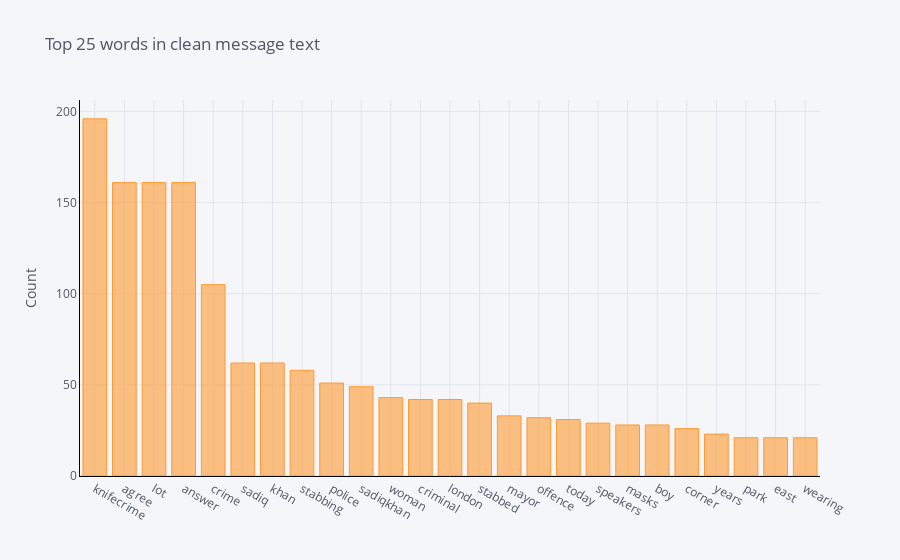
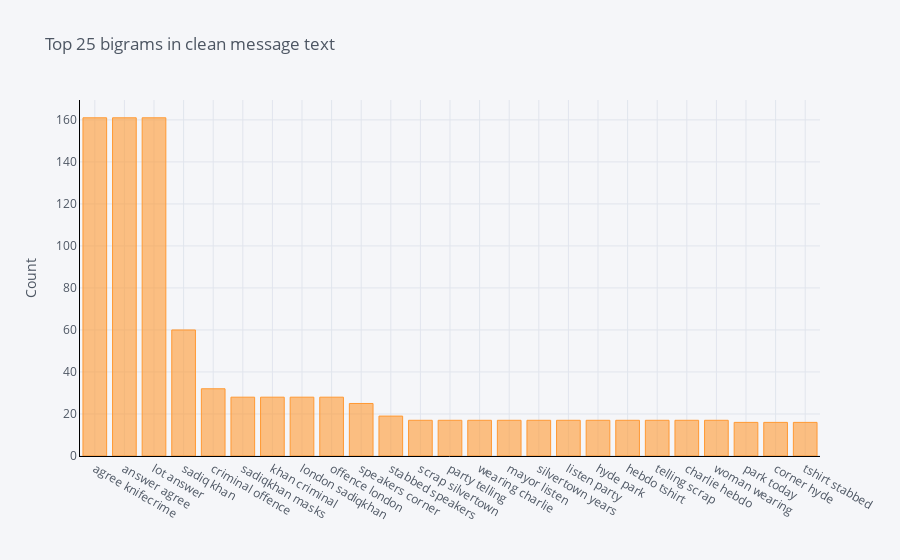
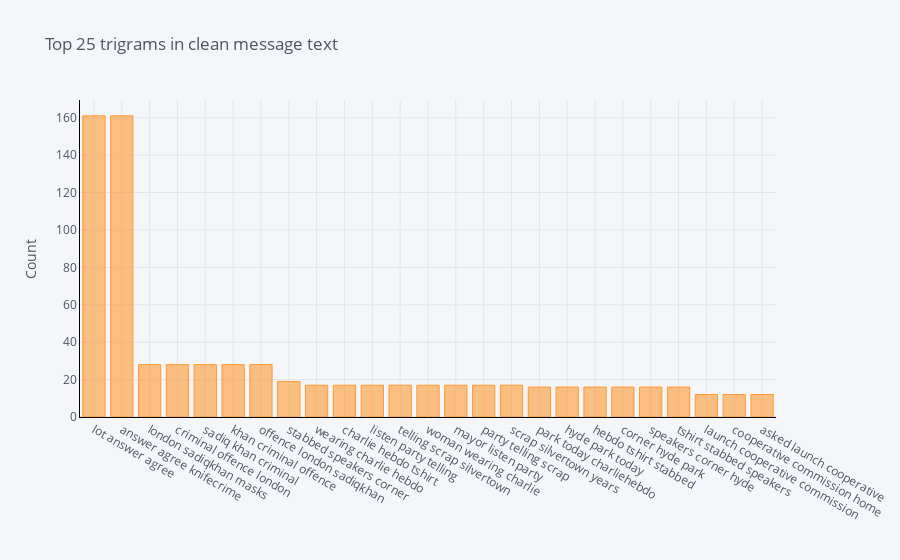

Source (notebook cell) for these figures, in order:
### Code cell
tw_nlp.plot_ngrams(pruned_tweets[pruned_tweets.target==1], 'Clean_MessageText')

### Figure 1 — Plotly figure (JSON) as saved in the notebook; plotly's stock layout.template omitted (floating-point values rounded to 4 significant figures)
{"data": [{"marker": {"color": "rgba(255, 153, 51, 0.6)", "line": {"color": "rgba(255, 153, 51, 1.0)", "width": 1}}, "name": "count", "orientation": "v", "text": "", "type": "bar", "x": ["knifecrime", "agree", "lot", "answer", "crime", "sadiq", "khan", "stabbing", "police", "sadiqkhan", "woman", "criminal", "london", "stabbed", "mayor", "offence", "today", "speakers", "masks", "boy", "corner", "years", "park", "east", "wearing"], "y": [196, 161, 161, 161, 105, 62, 62, 58, 51, 49, 43, 42, 42, 40, 33, 32, 31, 29, 28, 28, 26, 23, 21, 21, 21]}], "layout": {"legend": {"bgcolor": "#F5F6F9", "font": {"color": "#4D5663"}}, "paper_bgcolor": "#F5F6F9", "plot_bgcolor": "#F5F6F9", "title": {"font": {"color": "#4D5663"}, "text": "Top 25 words in clean message text"}, "xaxis": {"gridcolor": "#E1E5ED", "linecolor": "black", "showgrid": true, "tickfont": {"color": "#4D5663"}, "title": {"font": {"color": "#4D5663"}, "text": ""}, "zerolinecolor": "#E1E5ED"}, "yaxis": {"gridcolor": "#E1E5ED", "linecolor": "black", "showgrid": true, "tickfont": {"color": "#4D5663"}, "title": {"font": {"color": "#4D5663"}, "text": "Count"}, "zerolinecolor": "#E1E5ED"}}}

### Figure 2 — Plotly figure (JSON) as saved in the notebook; plotly's stock layout.template omitted (floating-point values rounded to 4 significant figures)
{"data": [{"marker": {"color": "rgba(255, 153, 51, 0.6)", "line": {"color": "rgba(255, 153, 51, 1.0)", "width": 1}}, "name": "count", "orientation": "v", "text": "", "type": "bar", "x": ["agree knifecrime", "answer agree", "lot answer", "sadiq khan", "criminal offence", "sadiqkhan masks", "khan criminal", "london sadiqkhan", "offence london", "speakers corner", "stabbed speakers", "scrap silvertown", "party telling", "wearing charlie", "mayor listen", "silvertown years", "listen party", "hyde park", "hebdo tshirt", "telling scrap", "charlie hebdo", "woman wearing", "park today", "corner hyde", "tshirt stabbed"], "y": [161, 161, 161, 60, 32, 28, 28, 28, 28, 25, 19, 17, 17, 17, 17, 17, 17, 17, 17, 17, 17, 17, 16, 16, 16]}], "layout": {"legend": {"bgcolor": "#F5F6F9", "font": {"color": "#4D5663"}}, "paper_bgcolor": "#F5F6F9", "plot_bgcolor": "#F5F6F9", "title": {"font": {"color": "#4D5663"}, "text": "Top 25 bigrams in clean message text"}, "xaxis": {"gridcolor": "#E1E5ED", "linecolor": "black", "showgrid": true, "tickfont": {"color": "#4D5663"}, "title": {"font": {"color": "#4D5663"}, "text": ""}, "zerolinecolor": "#E1E5ED"}, "yaxis": {"gridcolor": "#E1E5ED", "linecolor": "black", "showgrid": true, "tickfont": {"color": "#4D5663"}, "title": {"font": {"color": "#4D5663"}, "text": "Count"}, "zerolinecolor": "#E1E5ED"}}}

### Figure 3 — Plotly figure (JSON) as saved in the notebook; plotly's stock layout.template omitted (floating-point values rounded to 4 significant figures)
{"data": [{"marker": {"color": "rgba(255, 153, 51, 0.6)", "line": {"color": "rgba(255, 153, 51, 1.0)", "width": 1}}, "name": "count", "orientation": "v", "text": "", "type": "bar", "x": ["lot answer agree", "answer agree knifecrime", "london sadiqkhan masks", "criminal offence london", "sadiq khan criminal", "khan criminal offence", "offence london sadiqkhan", "stabbed speakers corner", "wearing charlie hebdo", "charlie hebdo tshirt", "listen party telling", "telling scrap silvertown", "woman wearing charlie", "mayor listen party", "party telling scrap", "scrap silvertown years", "park today charliehebdo", "hyde park today", "hebdo tshirt stabbed", "corner hyde park", "speakers corner hyde", "tshirt stabbed speakers", "launch cooperative commission", "cooperative commission home", "asked launch cooperative"], "y": [161, 161, 28, 28, 28, 28, 28, 19, 17, 17, 17, 17, 17, 17, 17, 17, 16, 16, 16, 16, 16, 16, 12, 12, 12]}], "layout": {"legend": {"bgcolor": "#F5F6F9", "font": {"color": "#4D5663"}}, "paper_bgcolor": "#F5F6F9", "plot_bgcolor": "#F5F6F9", "title": {"font": {"color": "#4D5663"}, "text": "Top 25 trigrams in clean message text"}, "xaxis": {"gridcolor": "#E1E5ED", "linecolor": "black", "showgrid": true, "tickfont": {"color": "#4D5663"}, "title": {"font": {"color": "#4D5663"}, "text": ""}, "zerolinecolor": "#E1E5ED"}, "yaxis": {"gridcolor": "#E1E5ED", "linecolor": "black", "showgrid": true, "tickfont": {"color": "#4D5663"}, "title": {"font": {"color": "#4D5663"}, "text": "Count"}, "zerolinecolor": "#E1E5ED"}}}
